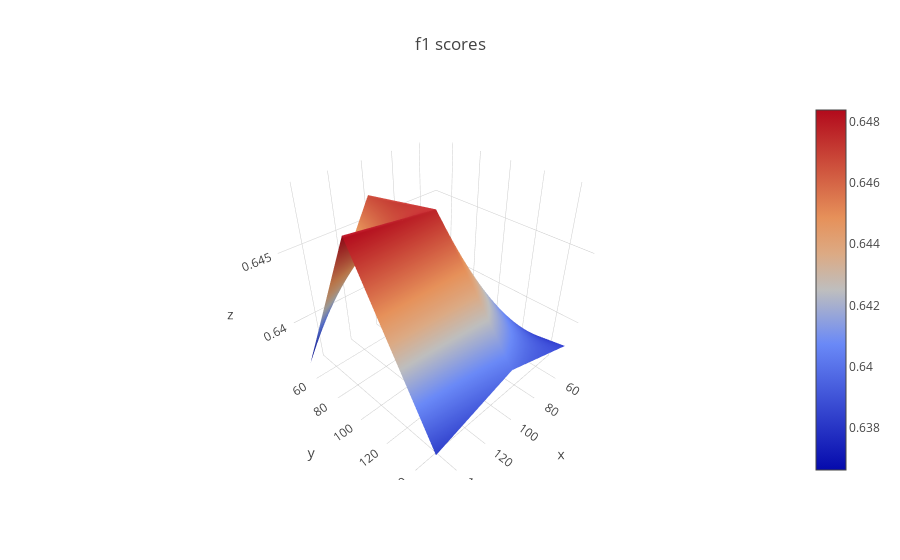

The notebook cell saved with this chart:
### Code cell
plot_surface(to_plot_f, min_sample_params, min_cluster_sizes, 'f1 scores')

### Figure 1 — Plotly figure (JSON) as saved in the notebook; plotly's stock layout.template omitted (floating-point values rounded to 4 significant figures)
{"data": [{"type": "surface", "x": [50, 100, 150], "y": [50, 100, 150], "z": [[0.6417, 0.6467, 0.6366], [0.637, 0.6477, 0.6484], [0.6381, 0.6401, 0.6384]]}], "layout": {"title": "f1 scores"}}
